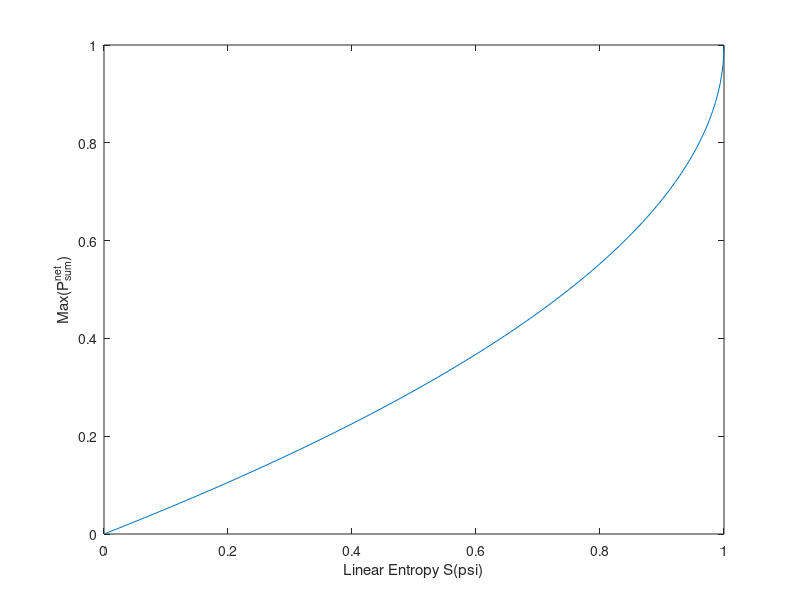

Write the MATLAB code that produced this figure.
close all
clear
clc
a=linspace(0,sqrt(2)/2,100);
y1=4*a.^2.*(1-a.^2);
y2=2*a.^2;
plot(y1,y2)
xlabel("Linear Entropy S(\psi)")
ylabel("Max(P_{sum}^{net})")
ylim([0 1])